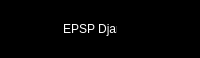
     <widget class="QFrame" name="main_header">
      <property name="maximumSize">
       <size>
        <width>16777215</width>
        <height>50</height>
       </size>
      </property>
      <property name="styleSheet">
       <string notr="true">QFrame{
	border-bottom: 1px solid #000;
	
	background-color: rgb(0, 0, 0);
}</string>
      </property>
      <property name="frameShape">
       <enum>QFrame::WinPanel</enum>
      </property>
      <property name="frameShadow">
       <enum>QFrame::Raised</enum>
      </property>
      <layout class="QHBoxLayout" name="horizontalLayout_2">
       <property name="spacing">
        <number>0</number>
       </property>
       <property name="leftMargin">
        <number>0</number>
       </property>
       <property name="topMargin">
        <number>0</number>
       </property>
       <property name="rightMargin">
        <number>0</number>
       </property>
       <property name="bottomMargin">
        <number>0</number>
       </property>
       <item>
        <widget class="QFrame" name="tittle_bar_container">
         <property name="frameShape">
          <enum>QFrame::StyledPanel</enum>
         </property>
         <property name="frameShadow">
          <enum>QFrame::Raised</enum>
         </property>
         <layout class="QHBoxLayout" name="horizontalLayout_5">
          <property name="spacing">
           <number>0</number>
          </property>
          <property name="leftMargin">
           <number>0</number>
          </property>
          <property name="topMargin">
           <number>0</number>
          </property>
          <property name="rightMargin">
           <number>0</number>
          </property>
          <property name="bottomMargin">
           <number>0</number>
          </property>
          <item>
           <widget class="QFrame" name="left_menu_toggle">
            <property name="minimumSize">
             <size>
              <width>50</width>
              <height>0</height>
             </size>
            </property>
            <property name="maximumSize">
             <size>
              <width>50</width>
              <height>16777215</height>
             </size>
            </property>
            <property name="styleSheet">
             <string notr="true">QFrame{
	background-color: #000;
}
QPushButton{
	padding: 5px 10px;
	border: none;
	border-radius: 5px;
	background-color: #000;
	color: #fff;
}
QPushButton:hover{
	background-color: rgb(0, 92, 157);
}</string>
            </property>
            <property name="frameShape">
             <enum>QFrame::StyledPanel</enum>
            </property>
            <property name="frameShadow">
             <enum>QFrame::Raised</enum>
            </property>
            <layout class="QHBoxLayout" name="horizontalLayout_4">
             <property name="spacing">
              <number>0</number>
             </property>
             <property name="leftMargin">
              <number>0</number>
             </property>
             <property name="topMargin">
              <number>0</number>
             </property>
             <property name="rightMargin">
              <number>0</number>
             </property>
             <property name="bottomMargin">
              <number>0</number>
             </property>
             <item>
              <widget class="QPushButton" name="left_menu_toggle_btn">
               <property name="minimumSize">
                <size>
                 <width>0</width>
                 <height>50</height>
                </size>
               </property>
               <property name="maximumSize">
                <size>
                 <width>50</width>
                 <height>16777215</height>
                </size>
               </property>
               <property name="cursor">
                <cursorShape>PointingHandCursor</cursorShape>
               </property>
               <property name="text">
                <string/>
               </property>
               <property name="icon">
                <iconset>
                 <normaloff>:/icons/icons/cil-menu.png</normaloff>:/icons/icons/cil-menu.png</iconset>
               </property>
               <property name="iconSize">
                <size>
                 <width>24</width>
                 <height>24</height>
                </size>
               </property>
              </widget>
             </item>
            </layout>
           </widget>
          </item>
          <item>
           <widget class="QFrame" name="tittle_bar">
            <property name="frameShape">
             <enum>QFrame::StyledPanel</enum>
            </property>
            <property name="frameShadow">
             <enum>QFrame::Raised</enum>
            </property>
            <widget class="QLabel" name="label_2">
             <property name="geometry">
              <rect>
               <x>10</x>
               <y>10</y>
               <width>281</width>
               <height>31</height>
              </rect>
             </property>
             <property name="styleSheet">
              <string notr="true">font: 14pt &quot;Impact&quot;;
color: rgb(255, 255, 255);</string>
             </property>
             <property name="text">
              <string>EPSP Djanet ( Service de restaurant )</string>
             </property>
            </widget>
           </widget>
          </item>
         </layout>
        </widget>
       </item>
       <item>
        <widget class="QFrame" name="top_right_btns">
         <property name="maximumSize">
          <size>
           <width>80</width>
           <height>16777215</height>
          </size>
         </property>
         <property name="styleSheet">
          <string notr="true">QPushButton{
	border-radius: 5px;
}
QPushButton:hover{
	background-color: rgb(0, 92, 157);
}</string>
         </property>
         <property name="frameShape">
          <enum>QFrame::StyledPanel</enum>
         </property>
         <property name="frameShadow">
          <enum>QFrame::Raised</enum>
         </property>
         <layout class="QHBoxLayout" name="horizontalLayout_3">
          <property name="spacing">
           <number>0</number>
          </property>
          <property name="leftMargin">
           <number>0</number>
          </property>
          <property name="topMargin">
           <number>0</number>
          </property>
          <property name="rightMargin">
           <number>0</number>
          </property>
          <property name="bottomMargin">
           <number>0</number>
          </property>
          <item>
           <widget class="QPushButton" name="minimizeButton">
            <property name="cursor">
             <cursorShape>PointingHandCursor</cursorShape>
            </property>
            <property name="text">
             <string/>
            </property>
            <property name="icon">
             <iconset>
              <normaloff>:/icons/icons/cil-minus.png</normaloff>:/icons/icons/cil-minus.png</iconset>
            </property>
            <property name="iconSize">
             <size>
              <width>24</width>
              <height>24</height>
             </size>
            </property>
           </widget>
          </item>
          <item>
           <widget class="QPushButton" name="closeButton">
            <property name="cursor">
             <cursorShape>PointingHandCursor</cursorShape>
            </property>
            <property name="text">
             <string/>
            </property>
            <property name="icon">
             <iconset>
              <normaloff>:/icons/icons/cil-x.png</normaloff>:/icons/icons/cil-x.png</iconset>
            </property>
            <property name="iconSize">
             <size>
              <width>24</width>
              <height>24</height>
             </size>
            </property>
           </widget>
          </item>
         </layout>
        </widget>
       </item>
      </layout>
     </widget>
